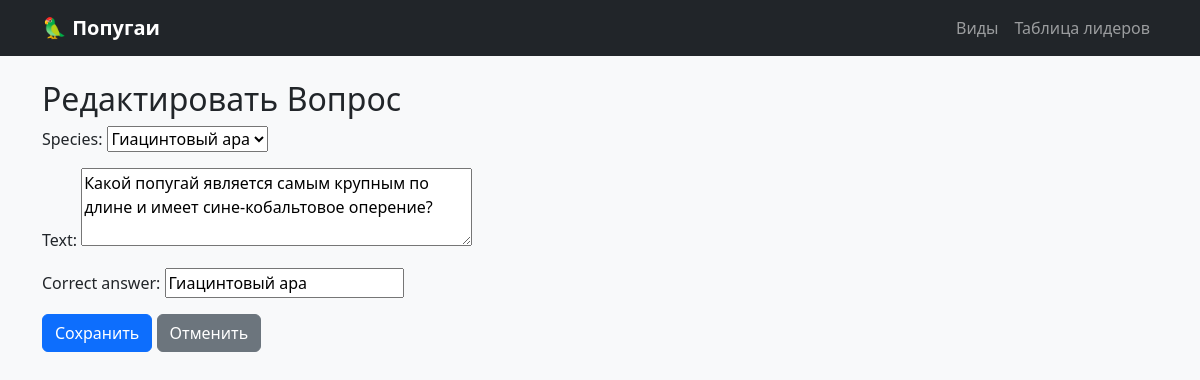
The app's page /question/1/edit/ with its own data.
### quiz/models.py (models this page shows, shortened)
class Question(models.Model):
    species = models.ForeignKey(Species, on_delete=models.CASCADE, related_name='questions')
    text = models.TextField()
    correct_answer = models.CharField(max_length=100)
    class Meta:
        unique_together = ('species', 'text')

### quiz/views.py (the view)
# urls.py: path('question/<int:pk>/edit/', views.question_edit, name='question_edit'),
def question_edit(request, pk):
    question = get_object_or_404(Question, pk=pk)
    if request.method == 'POST':
        form = QuestionForm(request.POST, instance=question)
        if form.is_valid():
            form.save()
            messages.success(request, 'Question updated.')
            return redirect('quiz:species_list')
    else:
        form = QuestionForm(instance=question)
    return render(request, 'quiz/question_form.html', {'form': form})

### quiz/forms.py (shortened to what this page needs)
class QuestionForm(forms.ModelForm):
    class Meta:
        model = Question
        fields = ['species', 'text', 'correct_answer']
        widgets = {
            'text': forms.Textarea(attrs={'rows': 3}),
        }

### quiz/models.py (called while the page is built)
    def __str__(self):
        return self.name

### quiz/templates/quiz/question_form.html (shortened to what this page needs)
{% extends 'quiz/base.html' %}
{% block content %}
<h2>{% if form.instance.pk %}Редактировать{% else %}Добавить{% endif %} Вопрос</h2>
<form method="post">
    {{ form.as_p }}
    <button type="submit" class="btn btn-primary">Сохранить</button>
    <a href="{% url 'quiz:species_list' %}" class="btn btn-secondary">Отменить</a>
</form>
{% endblock %}

### quiz/templates/static/quiz/styles.css (style rules this page uses)
body { background-color: #f8f9fa; }

### records on screen
Question: species "Гиацинтовый ара", text "Какой попугай является самым крупным по длине и имеет сине-кобальтовое оперение?", correct_answer "Гиацинтовый ара"
